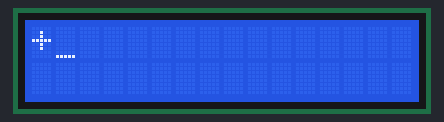
A sketch run on a simulated Arduino Mega 2560, built with avr-gcc and run on an emulated ATmega2560. Shown: 16×2 character LCD. Wiring (inferred from the names in the program): character LCD (HD44780): RS pin 12; R/W pin 11; E pin 2; data pin 3, pin 4, pin 5, pin 6, pin 7, pin 8, pin 9, pin 10. At 1.3 s the program stops and its outputs stay as they are.

Above: at 1.3 s.

The sketch:

Arduino_LCD1602.ino
```cpp
//Function: This procedure applies Arduino driver LCD1602
//Platform:ARDUINO MEGA 2560
//Time:August 28,2012
int DI = 12;
int RW = 11;
int DB[] = {3, 4, 5, 6, 7, 8, 9, 10};//Pin array to define the bus need
int Enable = 2;
char string_1[]="welcome to chip_";
char string_2[]="partner store   ";
char string_3[]="http://stores.eb";
char string_4[]="ner-Store       ";


void LcdCommandWrite(int value)
{
 //Define all pins
 int i = 0;
 for (i=DB[0]; i <= DI; i++) //Bus assignment
{
   digitalWrite(i,value & 01);//Because the The 1602 LCD signal recognition D7-D0 (not D0-D7), here is used to reverse the signal.
   value >>= 1;
 }
 digitalWrite(Enable,LOW);
 delayMicroseconds(1);
 digitalWrite(Enable,HIGH);
 delayMicroseconds(1);  //
 digitalWrite(Enable,LOW);
 delayMicroseconds(1);  //
}

void LcdDataWrite(int value) {
 //
 int i = 0;
 digitalWrite(DI, HIGH);
 digitalWrite(RW, LOW);
 for (i=DB[0]; i <= DB[7]; i++) {
   digitalWrite(i,value & 01);
   value >>= 1;
 }
 digitalWrite(Enable,LOW);
 delayMicroseconds(1);
 digitalWrite(Enable,HIGH);
 delayMicroseconds(1);
 digitalWrite(Enable,LOW);
 delayMicroseconds(1);  //
}

void setup (void) {
 int i = 0;
 for (i=Enable; i <= DI; i++) {
   pinMode(i,OUTPUT);
 }
 delay(500);

 // After a brief pause initialize the LCD
 //
 LcdCommandWrite(0x38);  //
 delay(64);
 LcdCommandWrite(0x38);  //
 delay(50);
 LcdCommandWrite(0x38);  //
 delay(20);
 LcdCommandWrite(0x06);  //
 delay(20);
 LcdCommandWrite(0x0E);  //
                         //
 delay(20);
 LcdCommandWrite(0x01);  //
 delay(100);
 LcdCommandWrite(0x80);  //
                         //
 delay(500);
}

void loop (void)
{
  LcdCommandWrite(0x80);
  delay(10);
  LcdDataWrite(43);


  while(1){int i=0;}
  /*
  int i;
  delay();
  LcdCommandWrite(0x80);
  delay(10);
  for(i=0;i<16;i++)
    LcdDataWrite(string_1[i]);
  delay(10);
  LcdCommandWrite(0xc0);  //
  delay(10);
  for(i=0;i<16;i++)
    LcdDataWrite(string_2[i]);
  delay(5000);*/
}
```
